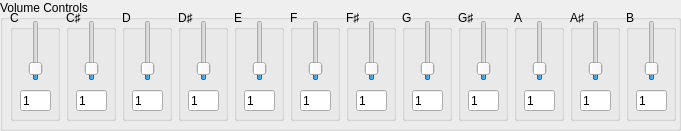
   <widget class="QGroupBox" name="groupBox_5">
    <property name="geometry">
     <rect>
      <x>10</x>
      <y>540</y>
      <width>681</width>
      <height>131</height>
     </rect>
    </property>
    <property name="title">
     <string>Volume Controls</string>
    </property>
    <widget class="QWidget" name="gridLayoutWidget_3">
     <property name="geometry">
      <rect>
       <x>10</x>
       <y>10</y>
       <width>668</width>
       <height>111</height>
      </rect>
     </property>
     <layout class="QGridLayout" name="gridLayout_4">
      <item row="0" column="6">
       <widget class="QGroupBox" name="groupBox_18">
        <property name="sizePolicy">
         <sizepolicy hsizetype="Fixed" vsizetype="Preferred">
          <horstretch>0</horstretch>
          <verstretch>0</verstretch>
         </sizepolicy>
        </property>
        <property name="minimumSize">
         <size>
          <width>50</width>
          <height>0</height>
         </size>
        </property>
        <property name="title">
         <string>F♯</string>
        </property>
        <widget class="QLineEdit" name="lineEdit_Volume_Fs">
         <property name="geometry">
          <rect>
           <x>10</x>
           <y>80</y>
           <width>31</width>
           <height>21</height>
          </rect>
         </property>
         <property name="text">
          <string>1</string>
         </property>
        </widget>
        <widget class="QSlider" name="verticalSlider_Volume_Fs">
         <property name="geometry">
          <rect>
           <x>10</x>
           <y>10</y>
           <width>31</width>
           <height>61</height>
          </rect>
         </property>
         <property name="maximum">
          <number>10</number>
         </property>
         <property name="value">
          <number>1</number>
         </property>
         <property name="orientation">
          <enum>Qt::Vertical</enum>
         </property>
        </widget>
       </widget>
      </item>
      <item row="0" column="3">
       <widget class="QGroupBox" name="groupBox_19">
        <property name="sizePolicy">
         <sizepolicy hsizetype="Fixed" vsizetype="Preferred">
          <horstretch>0</horstretch>
          <verstretch>0</verstretch>
         </sizepolicy>
        </property>
        <property name="minimumSize">
         <size>
          <width>50</width>
          <height>0</height>
         </size>
        </property>
        <property name="title">
         <string>D♯</string>
        </property>
        <widget class="QLineEdit" name="lineEdit_Volume_Ds">
         <property name="geometry">
          <rect>
           <x>10</x>
           <y>80</y>
           <width>31</width>
           <height>21</height>
          </rect>
         </property>
         <property name="text">
          <string>1</string>
         </property>
        </widget>
        <widget class="QSlider" name="verticalSlider_Volume_Ds">
         <property name="geometry">
          <rect>
           <x>10</x>
           <y>10</y>
           <width>31</width>
           <height>61</height>
          </rect>
         </property>
         <property name="maximum">
          <number>10</number>
         </property>
         <property name="value">
          <number>1</number>
         </property>
         <property name="orientation">
          <enum>Qt::Vertical</enum>
         </property>
        </widget>
       </widget>
      </item>
      <item row="0" column="2">
       <widget class="QGroupBox" name="groupBox_20">
        <property name="sizePolicy">
         <sizepolicy hsizetype="Fixed" vsizetype="Preferred">
          <horstretch>0</horstretch>
          <verstretch>0</verstretch>
         </sizepolicy>
        </property>
        <property name="minimumSize">
         <size>
          <width>50</width>
          <height>0</height>
         </size>
        </property>
        <property name="title">
         <string>D</string>
        </property>
        <widget class="QLineEdit" name="lineEdit_Volume_D">
         <property name="geometry">
          <rect>
           <x>10</x>
           <y>80</y>
           <width>31</width>
           <height>21</height>
          </rect>
         </property>
         <property name="text">
          <string>1</string>
         </property>
        </widget>
        <widget class="QSlider" name="verticalSlider_Volume_D">
         <property name="geometry">
          <rect>
           <x>10</x>
           <y>10</y>
           <width>31</width>
           <height>61</height>
          </rect>
         </property>
         <property name="maximum">
          <number>10</number>
         </property>
         <property name="value">
          <number>1</number>
         </property>
         <property name="orientation">
          <enum>Qt::Vertical</enum>
         </property>
        </widget>
       </widget>
      </item>
      <item row="0" column="4">
       <widget class="QGroupBox" name="groupBox_21">
        <property name="sizePolicy">
         <sizepolicy hsizetype="Fixed" vsizetype="Preferred">
          <horstretch>0</horstretch>
          <verstretch>0</verstretch>
         </sizepolicy>
        </property>
        <property name="minimumSize">
         <size>
          <width>50</width>
          <height>0</height>
         </size>
        </property>
        <property name="title">
         <string>E</string>
        </property>
        <widget class="QLineEdit" name="lineEdit_Volume_E">
         <property name="geometry">
          <rect>
           <x>10</x>
           <y>80</y>
           <width>31</width>
           <height>21</height>
          </rect>
         </property>
         <property name="text">
          <string>1</string>
         </property>
        </widget>
        <widget class="QSlider" name="verticalSlider_Volume_E">
         <property name="geometry">
          <rect>
           <x>10</x>
           <y>10</y>
           <width>31</width>
           <height>61</height>
          </rect>
         </property>
         <property name="maximum">
          <number>10</number>
         </property>
         <property name="value">
          <number>1</number>
         </property>
         <property name="orientation">
          <enum>Qt::Vertical</enum>
         </property>
        </widget>
       </widget>
      </item>
      <item row="0" column="1">
       <widget class="QGroupBox" name="groupBox_22">
        <property name="sizePolicy">
         <sizepolicy hsizetype="Fixed" vsizetype="Preferred">
          <horstretch>0</horstretch>
          <verstretch>0</verstretch>
         </sizepolicy>
        </property>
        <property name="minimumSize">
         <size>
          <width>50</width>
          <height>0</height>
         </size>
        </property>
        <property name="title">
         <string>C♯</string>
        </property>
        <widget class="QLineEdit" name="lineEdit_Volume_Cs">
         <property name="geometry">
          <rect>
           <x>10</x>
           <y>80</y>
           <width>31</width>
           <height>21</height>
          </rect>
         </property>
         <property name="text">
          <string>1</string>
         </property>
        </widget>
        <widget class="QSlider" name="verticalSlider_Volume_Cs">
         <property name="geometry">
          <rect>
           <x>10</x>
           <y>10</y>
           <width>31</width>
           <height>61</height>
          </rect>
         </property>
         <property name="minimum">
          <number>0</number>
         </property>
         <property name="maximum">
          <number>10</number>
         </property>
         <property name="value">
          <number>1</number>
         </property>
         <property name="orientation">
          <enum>Qt::Vertical</enum>
         </property>
        </widget>
       </widget>
      </item>
      <item row="0" column="7">
       <widget class="QGroupBox" name="groupBox_23">
        <property name="sizePolicy">
         <sizepolicy hsizetype="Fixed" vsizetype="Preferred">
          <horstretch>0</horstretch>
          <verstretch>0</verstretch>
         </sizepolicy>
        </property>
        <property name="minimumSize">
         <size>
          <width>50</width>
          <height>0</height>
         </size>
        </property>
        <property name="title">
         <string>G</string>
        </property>
        <widget class="QLineEdit" name="lineEdit_Volume_G">
         <property name="geometry">
          <rect>
           <x>10</x>
           <y>80</y>
           <width>31</width>
           <height>21</height>
          </rect>
         </property>
         <property name="text">
          <string>1</string>
         </property>
        </widget>
        <widget class="QSlider" name="verticalSlider_Volume_G">
         <property name="geometry">
          <rect>
           <x>10</x>
           <y>10</y>
           <width>31</width>
           <height>61</height>
          </rect>
         </property>
         <property name="maximum">
          <number>10</number>
         </property>
         <property name="value">
          <number>1</number>
         </property>
         <property name="orientation">
          <enum>Qt::Vertical</enum>
         </property>
        </widget>
       </widget>
      </item>
      <item row="0" column="11">
       <widget class="QGroupBox" name="groupBox_24">
        <property name="sizePolicy">
         <sizepolicy hsizetype="Fixed" vsizetype="Preferred">
          <horstretch>0</horstretch>
          <verstretch>0</verstretch>
         </sizepolicy>
        </property>
        <property name="minimumSize">
         <size>
          <width>50</width>
          <height>0</height>
         </size>
        </property>
        <property name="title">
         <string>B</string>
        </property>
        <widget class="QLineEdit" name="lineEdit_Volume_B">
         <property name="geometry">
          <rect>
           <x>10</x>
           <y>80</y>
           <width>31</width>
           <height>21</height>
          </rect>
         </property>
         <property name="text">
          <string>1</string>
         </property>
        </widget>
        <widget class="QSlider" name="verticalSlider_Volume_B">
         <property name="geometry">
          <rect>
           <x>10</x>
           <y>10</y>
           <width>31</width>
           <height>61</height>
          </rect>
         </property>
         <property name="maximum">
          <number>10</number>
         </property>
         <property name="value">
          <number>1</number>
         </property>
         <property name="orientation">
          <enum>Qt::Vertical</enum>
         </property>
        </widget>
       </widget>
      </item>
      <item row="0" column="9">
       <widget class="QGroupBox" name="groupBox_25">
        <property name="sizePolicy">
         <sizepolicy hsizetype="Fixed" vsizetype="Preferred">
          <horstretch>0</horstretch>
          <verstretch>0</verstretch>
         </sizepolicy>
        </property>
        <property name="minimumSize">
         <size>
          <width>50</width>
          <height>0</height>
         </size>
        </property>
        <property name="title">
         <string>A</string>
        </property>
        <widget class="QLineEdit" name="lineEdit_Volume_A">
         <property name="geometry">
          <rect>
           <x>10</x>
           <y>80</y>
           <width>31</width>
           <height>21</height>
          </rect>
         </property>
         <property name="text">
          <string>1</string>
         </property>
        </widget>
        <widget class="QSlider" name="verticalSlider_Volume_A">
         <property name="geometry">
          <rect>
           <x>10</x>
           <y>10</y>
           <width>31</width>
           <height>61</height>
          </rect>
         </property>
         <property name="maximum">
          <number>10</number>
         </property>
         <property name="value">
          <number>1</number>
         </property>
         <property name="orientation">
          <enum>Qt::Vertical</enum>
         </property>
        </widget>
       </widget>
      </item>
      <item row="0" column="5">
       <widget class="QGroupBox" name="groupBox_26">
        <property name="sizePolicy">
         <sizepolicy hsizetype="Fixed" vsizetype="Preferred">
          <horstretch>0</horstretch>
          <verstretch>0</verstretch>
         </sizepolicy>
        </property>
        <property name="minimumSize">
         <size>
          <width>50</width>
          <height>0</height>
         </size>
        </property>
        <property name="title">
         <string>F</string>
        </property>
        <widget class="QLineEdit" name="lineEdit_Volume_F">
         <property name="geometry">
          <rect>
           <x>10</x>
           <y>80</y>
           <width>31</width>
           <height>21</height>
          </rect>
         </property>
         <property name="text">
          <string>1</string>
         </property>
        </widget>
        <widget class="QSlider" name="verticalSlider_Volume_F">
         <property name="geometry">
          <rect>
           <x>10</x>
           <y>10</y>
           <width>31</width>
           <height>61</height>
          </rect>
         </property>
         <property name="maximum">
          <number>10</number>
         </property>
         <property name="value">
          <number>1</number>
         </property>
         <property name="orientation">
          <enum>Qt::Vertical</enum>
         </property>
        </widget>
       </widget>
      </item>
      <item row="0" column="8">
       <widget class="QGroupBox" name="groupBox_27">
        <property name="sizePolicy">
         <sizepolicy hsizetype="Fixed" vsizetype="Preferred">
          <horstretch>0</horstretch>
          <verstretch>0</verstretch>
         </sizepolicy>
        </property>
        <property name="minimumSize">
         <size>
          <width>50</width>
          <height>0</height>
         </size>
        </property>
        <property name="title">
         <string>G♯</string>
        </property>
        <widget class="QLineEdit" name="lineEdit_Volume_Gs">
         <property name="geometry">
          <rect>
           <x>10</x>
           <y>80</y>
           <width>31</width>
           <height>21</height>
          </rect>
         </property>
         <property name="text">
          <string>1</string>
         </property>
        </widget>
        <widget class="QSlider" name="verticalSlider_Volume_Gs">
         <property name="geometry">
          <rect>
           <x>10</x>
           <y>10</y>
           <width>31</width>
           <height>61</height>
          </rect>
         </property>
         <property name="maximum">
          <number>10</number>
         </property>
         <property name="value">
          <number>1</number>
         </property>
         <property name="orientation">
          <enum>Qt::Vertical</enum>
         </property>
        </widget>
       </widget>
      </item>
      <item row="0" column="0">
       <widget class="QGroupBox" name="groupBox_28">
        <property name="sizePolicy">
         <sizepolicy hsizetype="Fixed" vsizetype="Preferred">
          <horstretch>0</horstretch>
          <verstretch>0</verstretch>
         </sizepolicy>
        </property>
        <property name="minimumSize">
         <size>
          <width>50</width>
          <height>0</height>
         </size>
        </property>
        <property name="title">
         <string>C</string>
        </property>
        <widget class="QLineEdit" name="lineEdit_Volume_C">
         <property name="geometry">
          <rect>
           <x>10</x>
           <y>80</y>
           <width>31</width>
           <height>21</height>
          </rect>
         </property>
         <property name="text">
          <string>1</string>
         </property>
        </widget>
        <widget class="QSlider" name="verticalSlider_Volume_C">
         <property name="geometry">
          <rect>
           <x>10</x>
           <y>10</y>
           <width>31</width>
           <height>61</height>
          </rect>
         </property>
         <property name="minimum">
          <number>0</number>
         </property>
         <property name="maximum">
          <number>10</number>
         </property>
         <property name="value">
          <number>1</number>
         </property>
         <property name="orientation">
          <enum>Qt::Vertical</enum>
         </property>
        </widget>
       </widget>
      </item>
      <item row="0" column="10">
       <widget class="QGroupBox" name="groupBox_29">
        <property name="sizePolicy">
         <sizepolicy hsizetype="Fixed" vsizetype="Preferred">
          <horstretch>0</horstretch>
          <verstretch>0</verstretch>
         </sizepolicy>
        </property>
        <property name="minimumSize">
         <size>
          <width>50</width>
          <height>0</height>
         </size>
        </property>
        <property name="title">
         <string>A♯</string>
        </property>
        <widget class="QLineEdit" name="lineEdit_Volume_As">
         <property name="geometry">
          <rect>
           <x>10</x>
           <y>80</y>
           <width>31</width>
           <height>21</height>
          </rect>
         </property>
         <property name="text">
          <string>1</string>
         </property>
        </widget>
        <widget class="QSlider" name="verticalSlider_Volume_As">
         <property name="geometry">
          <rect>
           <x>10</x>
           <y>10</y>
           <width>31</width>
           <height>61</height>
          </rect>
         </property>
         <property name="maximum">
          <number>10</number>
         </property>
         <property name="value">
          <number>1</number>
         </property>
         <property name="orientation">
          <enum>Qt::Vertical</enum>
         </property>
        </widget>
       </widget>
      </item>
     </layout>
    </widget>
   </widget>
